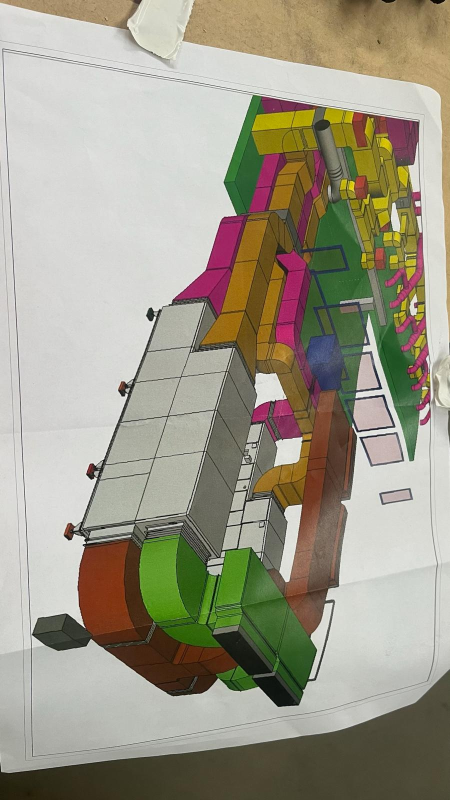
#> input picture podklady/realizacie/straubing/002_143638.jpg, 900 x 1600 px, given in place of 23A11BE0-A1E9-497B-B57B-8577071527EB.webp, which was not available (shown at 1/2 size)
$ python obrazky.py
#> lines starting #> are read from the running program, lines starting #| are printed output that depends on the picture
"""Vyrobí všetky obrázky webu z pôvodných fotiek v podklady/fotky_povodne/.

Spustenie:  python nastroje/obrazky.py   (z koreňa projektu, alebo odkiaľkoľvek)

Čo robí:
  * z každej fotky odreže čierne pásy (niektoré sú screenshoty z mobilu),
  * (galériu realizácií robí nastroje/realizacie.py, zoznam FOTKY nižšie už len popisuje pôvodné fotky),
  * vyrobí hero fotku (1920 px) a fotky pre karty služieb,
  * z loga so bielym pozadím spraví priehľadné PNG (logo aj samotný symbol) a ikony.

Fotky sa nikdy neupravujú ručne — zmení sa tento skript a pustí sa znova.
"""
import os
from PIL import Image

KDE = os.path.dirname(os.path.dirname(os.path.abspath(__file__)))
ZDROJ = os.path.join(KDE, "podklady", "fotky_povodne")
CIEL = os.path.join(KDE, "web", "img")

# poradie v galérii + slug (podľa obsahu fotky)
FOTKY = [
    ("489C16F6-E6BF-465D-A0E6-6216DD855336", "montaz-z-plosiny"),
    ("23A11BE0-A1E9-497B-B57B-8577071527EB", "vzt-pod-stropom"),
    ("76340F61-5444-49D8-A19C-F1A9B368EC0C", "zeriav-vzt-jednotka"),
    ("0E3DAF90-54B4-4A3A-BD61-BD864F0D95D6", "rozvody-a-sadrokarton"),
    ("523B484D-A05F-442C-B07F-249F0D8BB945", "potrubie-detail"),
    ("A768640E-0CD0-425B-9E15-BA09616D1669", "montaznik-v-hale"),
    ("20705EFD-E545-45A8-B725-86D250207A71", "hala-rozvody"),
    ("16BF1081-7091-4520-B201-0F98D404D5FD", "spiro-potrubie"),
    ("681206FF-F5E9-4DD2-B77C-7C1D2C6F2C76", "miestnost-rozvody"),
    ("2F472E78-F97A-49EE-9E60-32F1B4A026B6", "kruhove-potrubie"),
    ("546DC383-B44B-4DA4-A124-2B28D7942477", "hala-vecer"),
    ("40DD1498-9DD6-481E-B6F6-C988B1C96DFF", "nozicova-plosina"),
    ("51DCFC71-2818-480C-AB66-41E41DF1FB03", "chodba-rozvody"),
    ("5F7908F3-7063-4D72-8E4A-E3931261A977", "zavesene-potrubie"),
    ("33C7F408-27C3-4F24-9578-43011F69B899", "plosina-v-hale"),
    ("450960BA-4681-49F1-A2F4-5D67CDDE5D64", "rozvody-strop"),
    ("57917CEB-B93B-44E5-82D0-C39BA9BFA464", "hala-osvetlenie"),
    ("3C7564FC-77D1-4713-AE06-87585663087B", "hranate-potrubie"),
    ("826F6D97-FA45-4F7F-A8A6-3394FDF17D54", "schodisko-montaz"),
]

HERO = "23A11BE0-A1E9-497B-B57B-8577071527EB"          # svetlá hala, rozvody pod stropom, denné svetlo
ONAS = "489C16F6-E6BF-465D-A0E6-6216DD855336"          # montážnik na plošine
SLUZBY = {                                              # karty služieb
    "vzduchotechnika": "../realizacie/straubing/003_143638.jpg",   # VZT jednotka s montážnikom (Straubing)
    "sadrokarton": "../realizacie/sadrokarton/010_142613.jpg",     # rošt kazetového stropu a sadrokartónové steny
    "montaz": "76340F61-5444-49D8-A19C-F1A9B368EC0C",              # osadenie jednotky žeriavom
    "partneri": "../realizacie/kempinski/019_143522.jpg",          # tím pri práci v hoteli Kempinski
}
LOGO = "logo_noza_4m_povodne.png"


def orez_cierne_pasy(im, prah=16):
    """Odreže čierne vodorovné pásy hore a dole (screenshoty z mobilu)."""
#> called with prah = 16
    g = im.convert("L")
    w, h = g.size
#> w = 900; h = 1600
    px = g.load()

    def tmavy_riadok(y):
        return sum(px[x, y] for x in range(0, w, 4)) / (w / 4) < prah

    hore = 0
    while hore < h // 3 and tmavy_riadok(hore):
        hore += 1
#> after the loop, hore = 0
    dole = h
#> dole = 1600
    while dole > 2 * h // 3 and tmavy_riadok(dole - 1):
        dole -= 1
#> this loop made 0 passes
#> after the loop, dole = 1600
    if hore or dole != h:
        im = im.crop((0, hore, w, dole))
    return im


def zmensi(im, max_strana):
    im = im.copy()
    im.thumbnail((max_strana, max_strana), Image.LANCZOS)
    return im


def uloz_webp(im, cesta, kvalita):
    im.convert("RGB").save(cesta, "WEBP", quality=kvalita, method=6)
    return os.path.getsize(cesta)


def nacitaj(nazov):
    """Pôvodná fotka zo starého webu (meno bez prípony) alebo cesta k fotke klienta (s lomkou)."""
    from PIL import ImageOps
    cesta = os.path.normpath(os.path.join(ZDROJ, nazov)) if "/" in nazov else os.path.join(ZDROJ, nazov + ".webp")
    return orez_cierne_pasy(ImageOps.exif_transpose(Image.open(cesta)).convert("RGB"))
#> returned value is the input picture: PIL image 900x1600 RGB; mean R, G, B 158.9, 154.1, 136.6


def orez_na_pomer(im, pomer, ohnisko_y=0.5):
    """Vyreže z fotky výrez s daným pomerom strán (šírka/výška), ohnisko zvislo 0–1."""
#> called with pomer = 1.78, ohnisko_y = 0.45
    w, h = im.size
#> w = 900; h = 1600
    if w / h > pomer:  # príliš široká → orež boky
        nw = int(h * pomer)
        x0 = (w - nw) // 2
        return im.crop((x0, 0, x0 + nw, h))
    nh = int(w / pomer)  # príliš vysoká → orež hore/dole podľa ohniska
#> nh = 506
    y0 = int((h - nh) * ohnisko_y)
#> y0 = 492
    return im.crop((0, y0, w, y0 + nh))
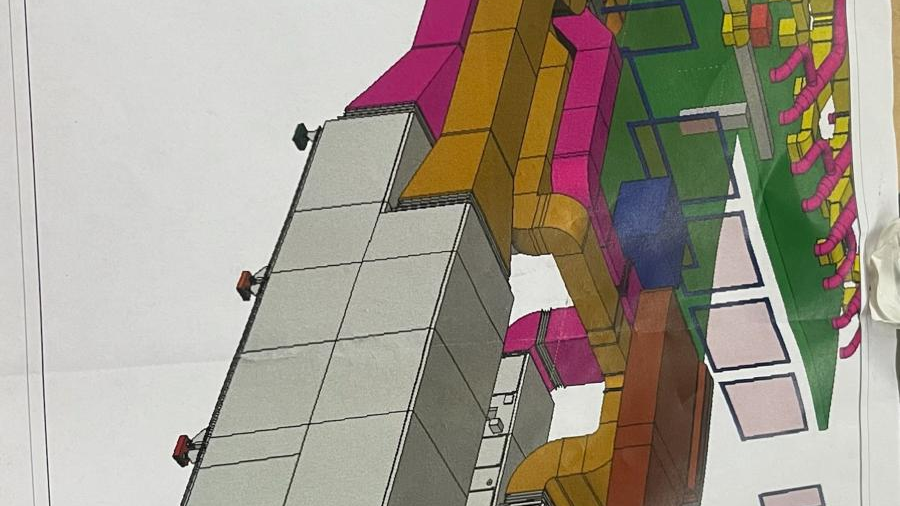
#> returned value: PIL image 900x506 RGB; mean R, G, B 162, 153.9, 141.5


def logo_priehladne():
    """Biele pozadie loga → priehľadnosť. Farby loga majú vždy jeden kanál na nule,
    takže alfa = 255 - min(r,g,b) a farba sa dá spätne 'odmiešať' od bielej."""
    im = Image.open(os.path.join(ZDROJ, LOGO)).convert("RGB")
    w, h = im.size
    out = Image.new("RGBA", (w, h))
    src, dst = im.load(), out.load()
    for y in range(h):
        for x in range(w):
            r, g, b = src[x, y]
            a = 255 - min(r, g, b)
            if a == 0:
                dst[x, y] = (0, 0, 0, 0)
                continue
            k = a / 255
            dst[x, y] = (
                max(0, min(255, round((r - (1 - k) * 255) / k))),
                max(0, min(255, round((g - (1 - k) * 255) / k))),
                max(0, min(255, round((b - (1 - k) * 255) / k))),
                a,
            )
    bbox = out.getbbox()
    out = out.crop(bbox)
    # symbol bez nápisu: nájdi najväčšiu bielu medzeru v dolnej tretine
    alfa = out.split()[3]
    w, h = alfa.size
    px = alfa.load()
    prazdne = [all(px[x, y] == 0 for x in range(0, w, 2)) for y in range(h)]
    delitel = None
    y = int(h * 0.6)
    while y < h:
        if prazdne[y]:
            zac = y
            while y < h and prazdne[y]:
                y += 1
            if y - zac > 8:
                delitel = (zac + y) // 2
                break
        y += 1
    symbol = out.crop((0, 0, w, delitel)).crop(out.crop((0, 0, w, delitel)).getbbox()) if delitel else out
    return out, symbol


def main():
    hero = orez_na_pomer(nacitaj(HERO), 16 / 9, 0.45)
    print("hero:", uloz_webp(zmensi(hero, 1920), os.path.join(CIEL, "hero.webp"), 80) // 1024, "kB")
#| hero: 44 kB
    hero_m = orez_na_pomer(nacitaj(HERO), 4 / 5, 0.45)
    print("hero-m:", uloz_webp(zmensi(hero_m, 900), os.path.join(CIEL, "hero-m.webp"), 76) // 1024, "kB")
#| hero-m: 50 kB

    onas = orez_na_pomer(nacitaj(ONAS), 4 / 5, 0.4)
#> call 3 of nacitaj, with nazov = '489C16F6-E6BF-465D-A0E6-6216DD855336'
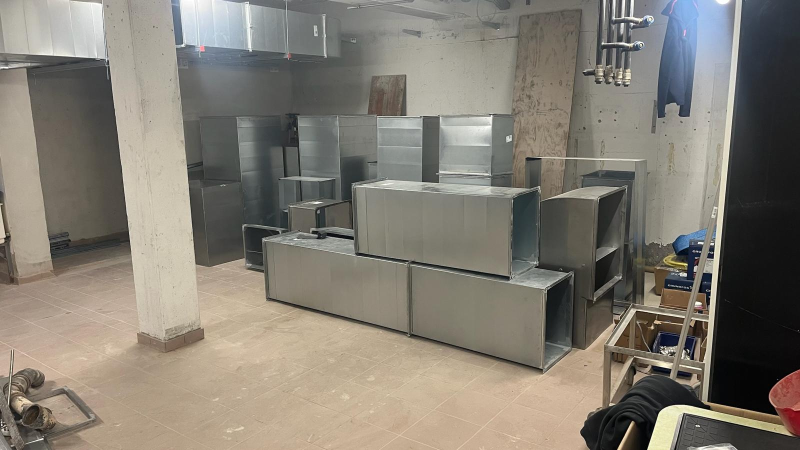
#> input picture podklady/realizacie/straubing/005_143639.jpg, 1600 x 900 px, given in place of 489C16F6-E6BF-465D-A0E6-6216DD855336.webp, which was not available (shown at 1/2 size)
#> call 3 of orez_cierne_pasy, with prah = 16
#> in orez_cierne_pasy (call 3), `g = im.convert("L")`:
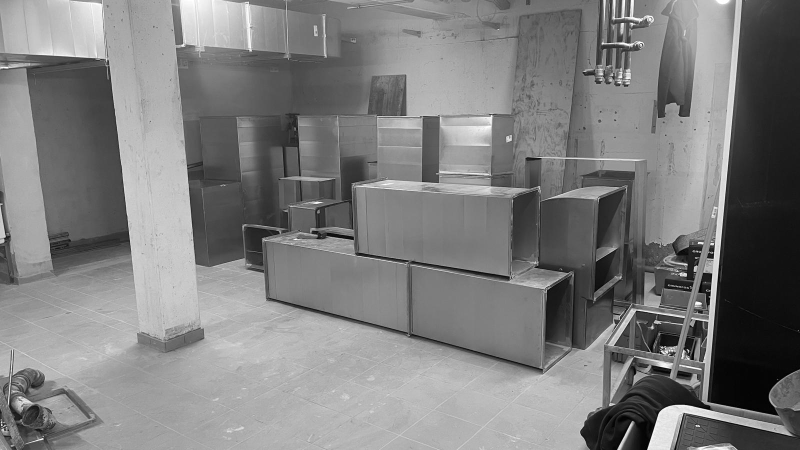
#> g: PIL image 1600x900 L (shown at 1/2 size); min 0, max 255, mean 125.8
#> in orez_cierne_pasy (call 3), `dole = h`: dole = 900
#> in nacitaj, returned value is the input picture: PIL image 1600x900 RGB; mean R, G, B 131, 125.3, 115.1
#> call 3 of orez_na_pomer, with pomer = 0.8, ohnisko_y = 0.4
#> in orez_na_pomer (call 3), `w, h = im.size`: w = 1600; h = 900
#> in orez_na_pomer (call 3), `nw = int(h * pomer)`: nw = 720
#> in orez_na_pomer (call 3), `x0 = (w - nw) // 2`: x0 = 440
#> in orez_na_pomer (call 3), `return im.crop((x0, 0, x0 + nw, h))`:
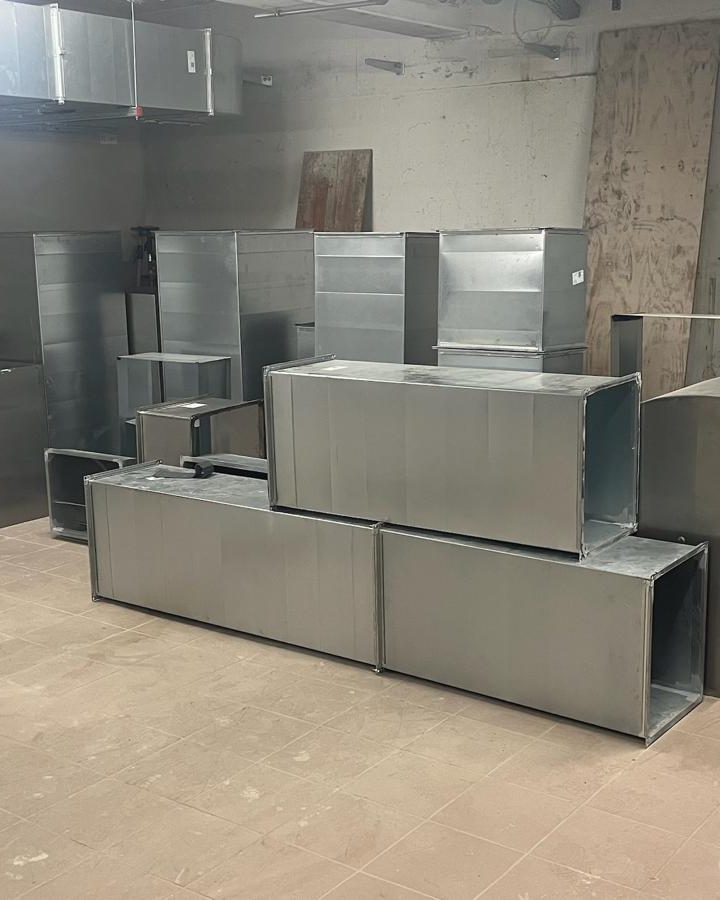
#> returned value: PIL image 720x900 RGB; mean R, G, B 139, 133.2, 120.8
    print("o-nas:", uloz_webp(zmensi(onas, 1000), os.path.join(CIEL, "o-nas.webp"), 78) // 1024, "kB")
#| o-nas: 38 kB

    for nazov, subor in SLUZBY.items():
        im = orez_na_pomer(nacitaj(subor), 4 / 3, 0.35)
#> call 4 of nacitaj, with nazov = '../realizacie/straubing/003_143638.jpg'
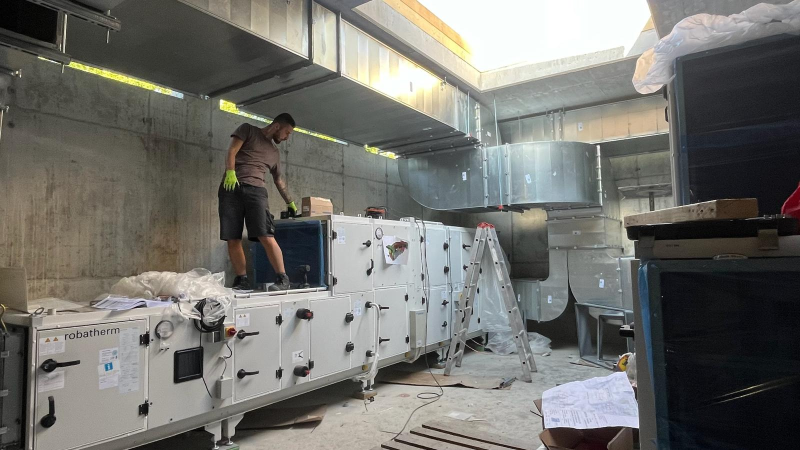
#> input picture podklady/realizacie/straubing/003_143638.jpg, 1600 x 900 px (shown at 1/2 size)
#> call 4 of orez_cierne_pasy, with prah = 16
#> in orez_cierne_pasy (call 4), `g = im.convert("L")`:
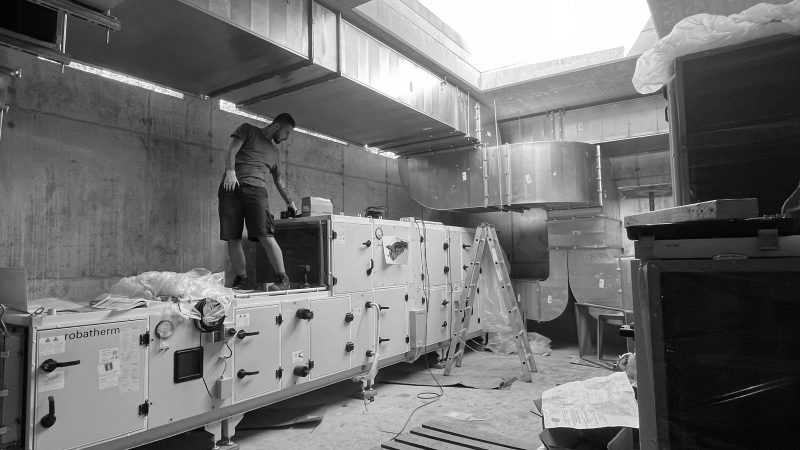
#> g: PIL image 1600x900 L (shown at 1/2 size); min 0, max 255, mean 113.5
#> after the loop in orez_cierne_pasy (call 4), `while dole > 2 * h // 3 and tmavy_riadok(dole - 1):`: dole = 900
#> in nacitaj, returned value is the input picture: PIL image 1600x900 RGB; mean R, G, B 114.3, 113.9, 109.4
        print(f"sluzba-{nazov}:", uloz_webp(zmensi(im, 900), os.path.join(CIEL, f"sluzba-{nazov}.webp"), 76) // 1024, "kB")
#> call 4 of zmensi, with max_strana = 900
#> in zmensi (call 4), `im.thumbnail((max_strana, max_strana), Image.LANCZOS)`:
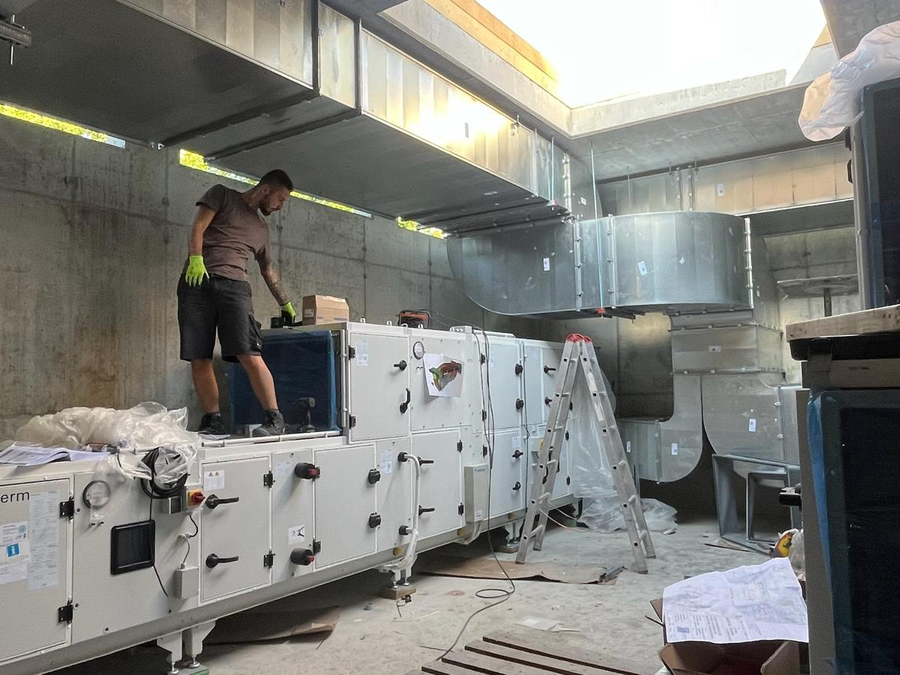
#> im: PIL image 900x675 RGB; mean R, G, B 128.8, 129.2, 124.5
#| sluzba-vzduchotechnika: 57 kB
#> pass 2 of the loop in main, `for nazov, subor in SLUZBY.items():`:
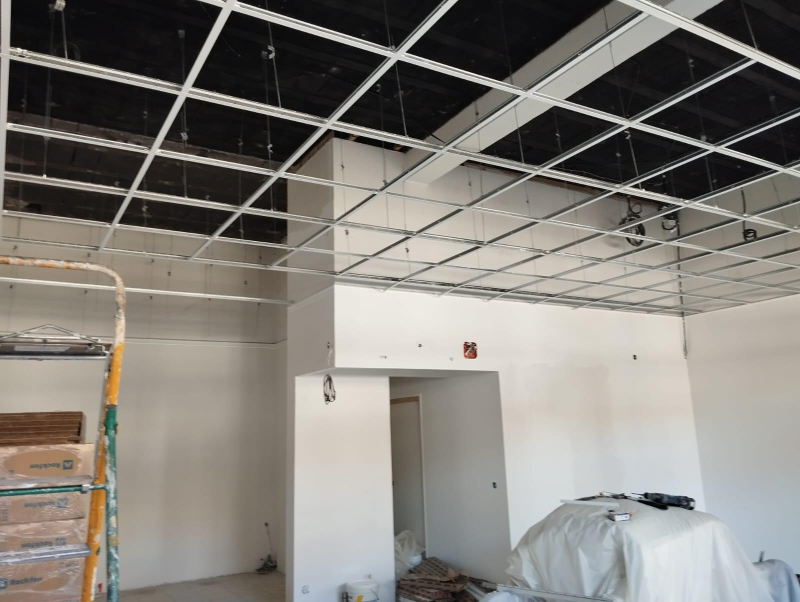
#> input picture podklady/realizacie/sadrokarton/010_142613.jpg, 1600 x 1204 px (shown at 1/2 size)
#> in orez_cierne_pasy (call 5), `g = im.convert("L")`:
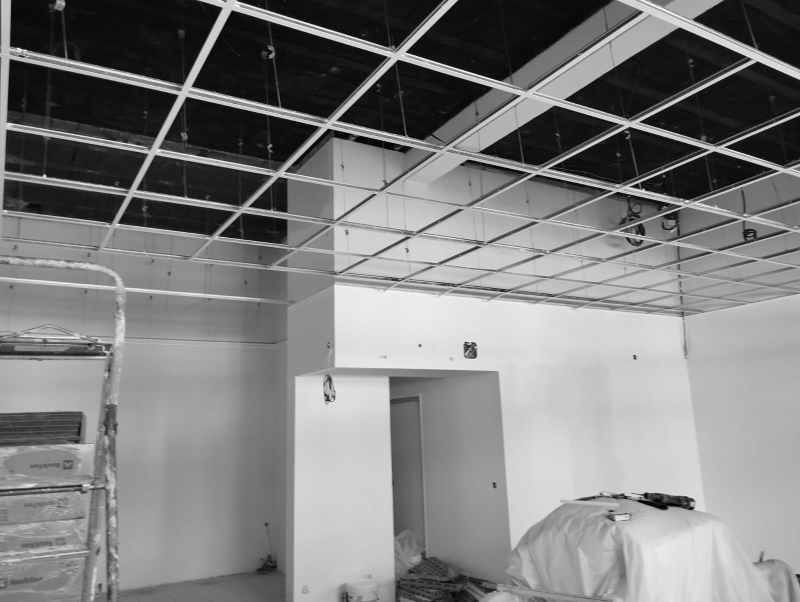
#> g: PIL image 1600x1204 L (shown at 1/2 size); min 0, max 255, mean 127.9
#> in orez_cierne_pasy (call 5), `dole = h`: dole = 1204
#> in nacitaj, returned value is the input picture: PIL image 1600x1204 RGB; mean R, G, B 131.1, 127.5, 121.7
#> in zmensi (call 5), `im.thumbnail((max_strana, max_strana), Image.LANCZOS)`:
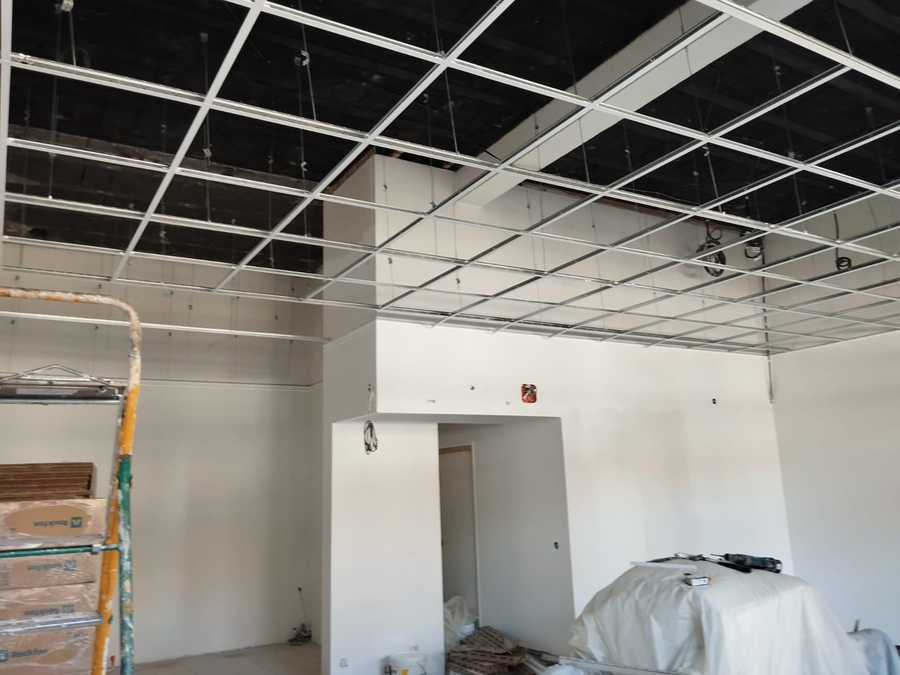
#> im: PIL image 900x675 RGB; mean R, G, B 131.2, 127.5, 121.8
#| sluzba-sadrokarton: 41 kB

    logo, symbol = logo_priehladne()
    logo.save(os.path.join(CIEL, "logo.png"), optimize=True)
    symbol.save(os.path.join(CIEL, "logo-symbol.png"), optimize=True)
    print("logo:", logo.size, "symbol:", symbol.size)
    for velkost, nazov in ((32, "favicon-32.png"), (180, "apple-touch-icon.png"), (512, "icon-512.png")):
        ik = Image.new("RGBA", (velkost, velkost), (0, 0, 0, 0))
        s = symbol.copy()
        s.thumbnail((int(velkost * 0.9), int(velkost * 0.9)), Image.LANCZOS)
        ik.paste(s, ((velkost - s.size[0]) // 2, (velkost - s.size[1]) // 2), s)
        ik.save(os.path.join(CIEL, nazov), optimize=True)
    print("ikony hotové")


if __name__ == "__main__":
#> (the run stopped early here; a loop or call above may not have finished)
